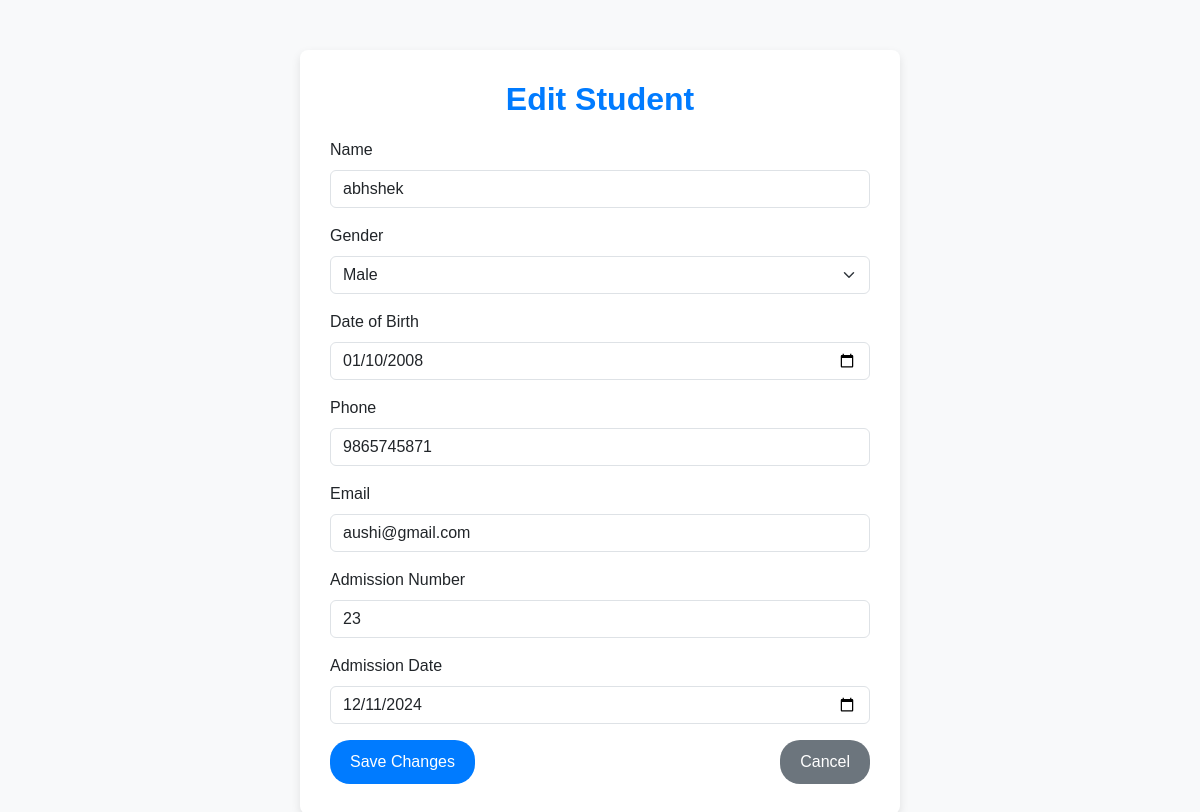
The page /edit_student/1 (signed in) on the database its author committed.
### tables this page shows
CREATE TABLE students (
            id INTEGER PRIMARY KEY AUTOINCREMENT,
            student_id TEXT,
            name TEXT NOT NULL,
            admission_no TEXT UNIQUE NOT NULL,
            sats_number TEXT,
            pen_number TEXT,
            apaar_number TEXT,
            aadhar_number TEXT,
            gender TEXT,
            dob DATE,
            father_name TEXT,
            mother_name TEXT,
            parents_occupation TEXT,
            annual_income INTEGER,
            num_defendants INTEGER,
            nationality TEXT,
            religion TEXT,
            caste TEXT,
            mother_tongue TEXT,
            parents_address TEXT,
            mobile_number TEXT,
            email_id TEXT,
            prev_school TEXT,
            prev_class TEXT,
            admission_date DATE,
            admission_sought_for TEXT,
            enrolled_school TEXT,
            admission_year TEXT,
            last_attended_date DATE,
            last_attended_year TEXT,
            passed_class TEXT,
            student_address TEXT,
            eighth_pass_year TEXT,
            ninth_pass_year TEXT,
            tenth_pass_year TEXT
        );

### app.py (the view, shortened to what this page needs)
@app.route("/edit_student/<int:student_id>", methods=["GET", "POST"])
@login_required
def edit_student(student_id):
    with get_db_connection() as conn:
        student = conn.execute("SELECT * FROM students WHERE id = ?", (student_id,)).fetchone()
        return render_template("edit_student.html", student=student)

### app.py (called while the page is built)
def get_db_connection():
    conn = sqlite3.connect(DATABASE)
    conn.row_factory = sqlite3.Row
    return conn

def login_required(f):
    @wraps(f)
    def decorated_function(*args, **kwargs):
        if "logged_in" not in session:
            flash("Please log in first.", "warning")
            return redirect(url_for("login"))
        return f(*args, **kwargs)
    return decorated_function

### templates/edit_student.html (shortened to what this page needs)
<!DOCTYPE html>
<html lang="en">
<head>
    <link rel="stylesheet" href="https://cdnjs.cloudflare.com/ajax/libs/bootstrap/5.3.0/css/bootstrap.min.css">
</head>
<body>
    <div class="container">
        <h2>Edit Student</h2>
        <form method="POST">
            <div class="mb-3">
                <label for="name" class="form-label">Name</label>
                <input type="text" class="form-control" id="name" name="name" value="{{ student.name }}" required>
            </div>
            <div class="mb-3">
                <label for="gender" class="form-label">Gender</label>
                <select class="form-select" id="gender" name="gender" required>
                    <option value="Male" {% if student.gender == 'Male' %}selected{% endif %}>Male</option>
                </select>
            </div>
            <div class="mb-3">
                <label for="dob" class="form-label">Date of Birth</label>
                <input type="date" class="form-control" id="dob" name="dob" value="{{ student.dob }}" required>
            </div>
            <div class="mb-3">
                <label for="mobile_number" class="form-label">Phone</label>
                <input type="text" class="form-control" id="mobile_number" name="mobile_number" value="{{ student.mobile_number }}" required>
            </div>
            <div class="mb-3">
                <label for="email_id" class="form-label">Email</label>
                <input type="email" class="form-control" id="email_id" name="email_id" value="{{ student.email_id }}" required>
            </div>
            <div class="mb-3">
                <label for="admission_no" class="form-label">Admission Number</label>
                <input type="text" class="form-control" id="admission_no" name="admission_no" value="{{ student.admission_no }}" required>
            </div>
            <div class="mb-3">
                <label for="admission_date" class="form-label">Admission Date</label>
                <input type="date" class="form-control" id="admission_date" name="admission_date" value="{{ student.admission_date }}" required>
            </div>
            <div class="d-flex justify-content-between">
                <button type="submit" class="btn btn-primary">Save Changes</button>
                <a href="{{ url_for('manage_students') }}" class="btn btn-secondary">Cancel</a>
            </div>
        </form>
    </div>
</body>
</html>

### templates/edit_student.html (style rules this page uses)
body { background-color: #f8f9fa; font-family: 'Poppins', sans-serif; }
.container { max-width: 600px; margin-top: 50px; background-color: #fff; padding: 30px; border-radius: 8px; box-shadow: 0 4px 10px rgba(0, 0, 0, 0.1); }
h2 { font-weight: bold; color: #007bff; margin-bottom: 20px; text-align: center; }
.btn { border-radius: 20px; padding: 10px 20px; transition: all 0.3s ease; }
.btn-primary { background-color: #007bff; border: none; }
.btn-secondary { background-color: #6c757d; border: none; }

### rows shown on the page
students: name "abhshek", gender "Male", dob "01/10/2008", mobile_number "9865745871", email_id "aushi@gmail.com", admission_no "23", admission_date "12/11/2024"
